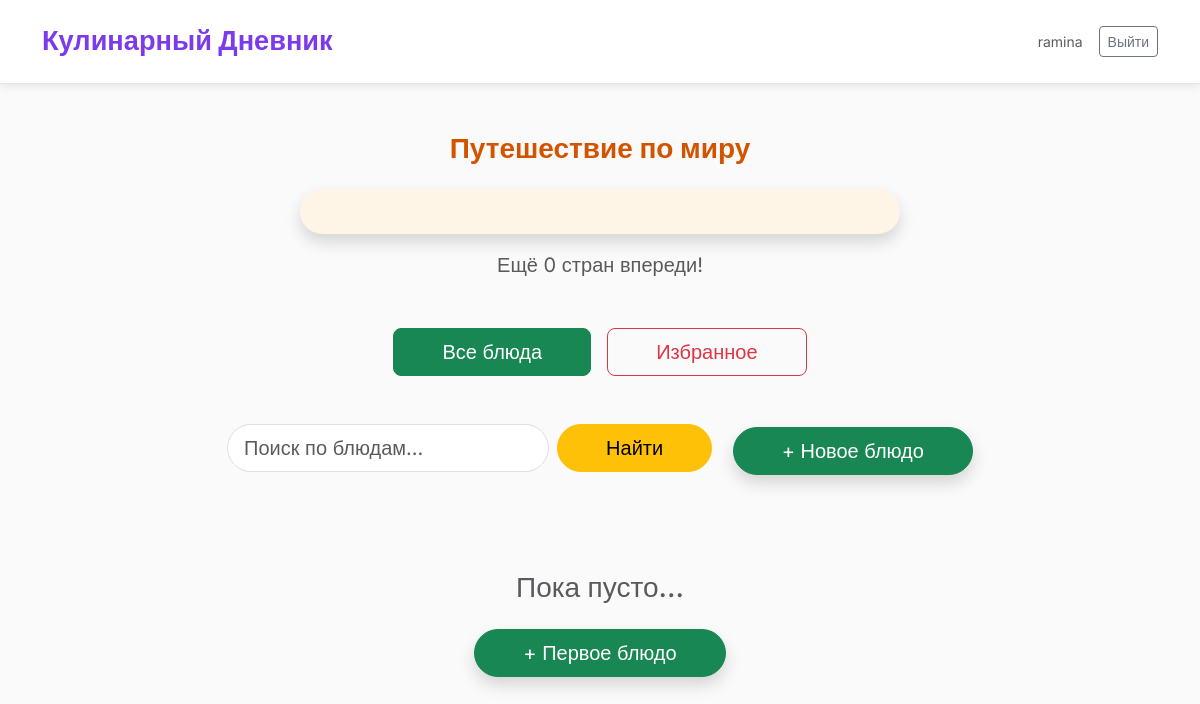
Page / (signed in) on the earlier database version.
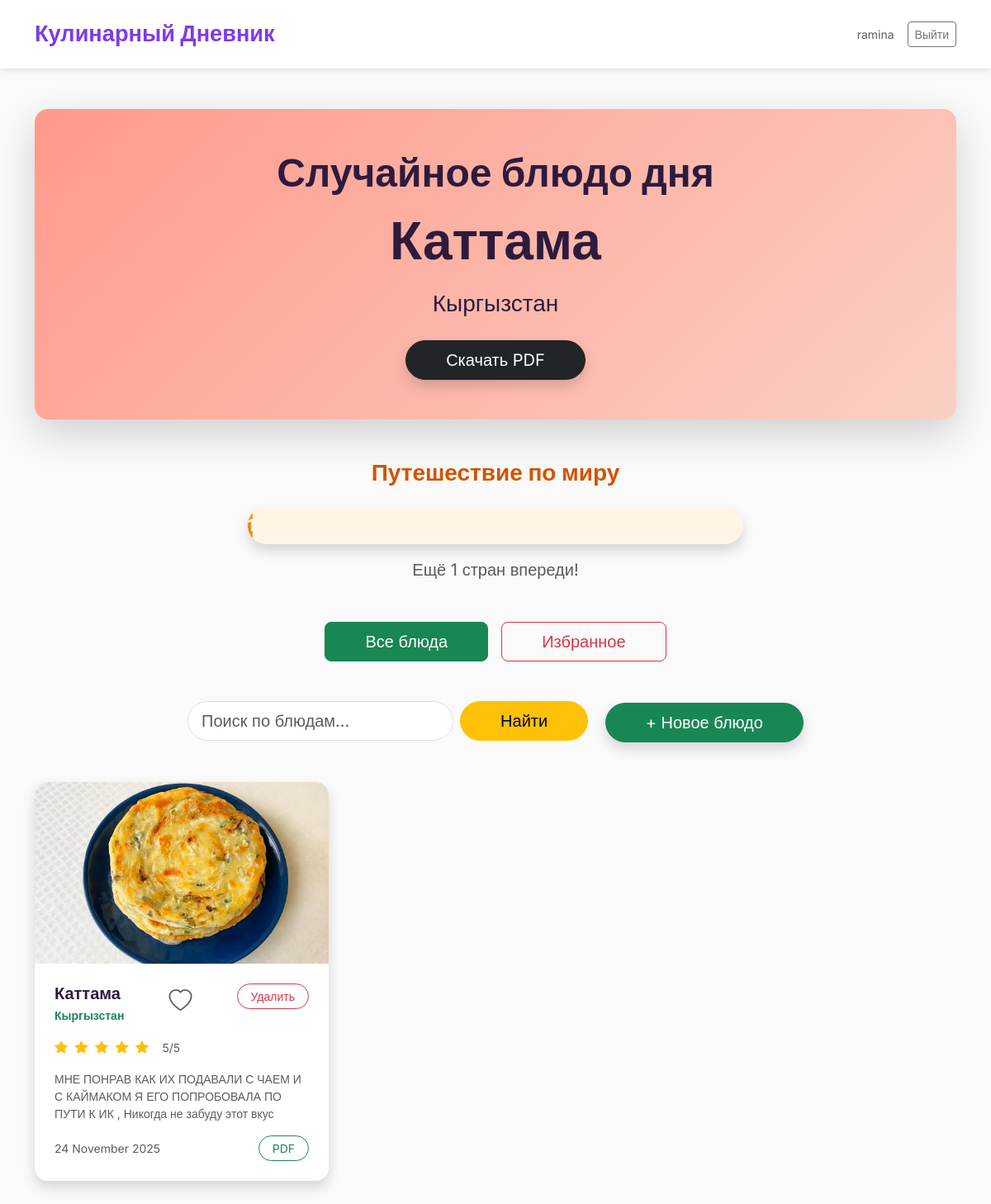
Same page on the later database version.
### diary/models.py (models this page shows, shortened)
class Entry(models.Model):
    user = models.ForeignKey(User, on_delete=models.CASCADE)
    dish = models.CharField(max_length=200, verbose_name="Название блюда")
    country = models.CharField(max_length=2, choices=COUNTRIES, verbose_name="Страна")
    rating = models.IntegerField(choices=RATING_CHOICES, verbose_name="Рейтинг")
    description = models.TextField(verbose_name="Впечатления")
    photo = models.ImageField(upload_to='dishes/', blank=True, null=True)
    created_at = models.DateTimeField(auto_now_add=True)
    is_favorite = models.BooleanField(default=False)
    tags = models.CharField(max_length=300, blank=True, verbose_name="Теги (через запятую)")
    def tag_list(self):
        return [tag.strip() for tag in self.tags.split(',') if tag.strip()]

### diary/views.py (the view)
# urls.py: path('', views.home, name='home'),
@login_required
def home(request):
    entries = Entry.objects.filter(user=request.user).order_by('-created_at')
    query = request.GET.get('q')
    tag_filter = request.GET.get('tag')
    country_filter = request.GET.get('country')
    favorite = request.GET.get('favorite')
    if query:
        entries = entries.filter(
            Q(dish__icontains=query) |
            Q(description__icontains=query) |
            Q(tags__icontains=query)
        )
    if tag_filter:
        entries = entries.filter(tags__icontains=tag_filter)
    if country_filter:
        entries = entries.filter(country=country_filter)
    if favorite:
        entries = entries.filter(is_favorite=True)
    total_countries = Entry.objects.filter(user=request.user).values('country').distinct().count()
    total_entries = Entry.objects.filter(user=request.user).count()
    avg_rating = Entry.objects.filter(user=request.user).aggregate(Avg('rating'))['rating__avg'] or 0
    all_tags = []
    for e in Entry.objects.filter(user=request.user):
        all_tags.extend(e.tag_list())
    top_tags = dict(Counter(all_tags).most_common(8))
    random_entry = None
    if total_entries > 0:
        random_entry = choice(list(Entry.objects.filter(user=request.user)))
    countries = Entry.objects.filter(user=request.user).values('country').annotate(count=Count('country')).order_by('-count')
    context = {
        'entries': entries,
        'total_countries': total_countries,
        'total_entries': total_entries,
        'avg_rating': round(avg_rating, 1),
        'countries': countries,
        'top_tags': top_tags,
        'random_entry': random_entry,
        'query': query or '',
        'current_tag': tag_filter,
        'current_country': country_filter,
        'favorite': bool(favorite),
    }
    return render(request, 'home.html', context)

### templates/home.html (shortened to what this page needs)
{% extends "base.html" %}
{% load static %}
{% block content %}
{% if random_entry %}
<div class="text-center py-5 mb-5 rounded-4 position-relative overflow-hidden shadow-lg"
     style="background: linear-gradient(135deg, #ff9a8b, #fad0c4); color: #2d1b3d;">
    <div class="position-relative z-10">
        <h2 class="display-5 fw-bold mb-3">Случайное блюдо дня</h2>
        <h1 class="display-3 fw-bold mb-3">{{ random_entry.dish }}</h1>
        <p class="fs-3 mb-4">{{ random_entry.get_country_display }}</p>
        <a href="{% url 'export_pdf' random_entry.pk %}" class="btn btn-dark btn-lg rounded-pill px-5 shadow">
            Скачать PDF
        </a>
    </div>
</div>
{% endif %}
<div class="text-center mb-5">
    <h3 class="mb-4 fw-bold" style="color: #d35400;">Путешествие по миру</h3>
    <div class="progress mx-auto rounded-pill shadow" style="height: 45px; width: 80%; max-width: 600px; background: #fef5e7;">
        <div class="progress-bar rounded-pill text-white fw-bold fs-5" role="progressbar"
             style="width: {% widthratio total_countries 195 100 %}%; background: linear-gradient(90deg, #e67e22, #f39c12);">
        </div>
    </div>
    <p class="mt-3 text-muted fs-5">Ещё {{ 195|add:total_countries|add:"-195" }} стран впереди!</p>
</div>
<div class="d-flex justify-content-center gap-3 mb-5 flex-wrap">
    <a href="{% url 'home' %}" class="btn {% if not favorite %}btn-success{% else %}btn-outline-success{% endif %} btn-lg px-5">Все блюда</a>
    <a href="?favorite=1" class="btn {% if favorite %}btn-danger{% else %}btn-outline-danger{% endif %} btn-lg px-5">Избранное</a>
</div>
<div class="text-center mb-5">
    <form method="get" class="d-inline-flex gap-2">
        <input type="text" name="q" class="form-control form-control-lg rounded-pill" placeholder="Поиск по блюдам..." value="{{ query }}">
        <button class="btn btn-warning btn-lg rounded-pill px-5">Найти</button>
    </form>
    <a href="{% url 'add_entry' %}" class="btn btn-success btn-lg ms-3 rounded-pill px-5 shadow">+ Новое блюдо</a>
</div>
<div class="row g-4">
    {% for entry in entries %}
    <div class="col-md-6 col-lg-4">
        <div class="card border-0 shadow rounded-4 overflow-hidden h-100 position-relative"
             style="transition: all 0.4s ease; background: white;">
            {% if entry.photo %}
                <img src="{{ entry.photo.url }}" class="card-img-top" style="height: 220px; object-fit: cover; transition: transform 0.6s ease;">
            {% else %}
                <div class="bg-light d-flex align-items-center justify-content-center" style="height: 220px;">
                    <i class="bi bi-image fs-1 text-muted"></i>
                </div>
            {% endif %}
            <div class="card-body d-flex flex-column p-4">
                <div class="d-flex justify-content-between align-items-start mb-3">
                    <div>
                        <h5 class="fw-bold mb-1" style="color: #2d1b3d;">{{ entry.dish }}</h5>
                        <p class="text-success small mb-0 fw-bold">{{ entry.get_country_display }}</p>
                    </div>
                    <a href="{% url 'toggle_favorite' entry.pk %}">
                        {% if entry.is_favorite %}
                            <i class="bi bi-heart-fill text-danger fs-3"></i>
                        {% else %}
                            <i class="bi bi-heart fs-3 text-muted"></i>
                        {% endif %}
                    </a>
                    <a href="{% url 'delete_entry' entry.pk %}" class="btn btn-sm btn-outline-danger rounded-pill px-3">
    Удалить
</a>
                </div>
                <div class="mb-3">
                    {% for i in "12345"|make_list %}
                        <i class="bi {% if forloop.counter <= entry.rating %}bi-star-fill text-warning{% else %}bi-star text-muted{% endif %} me-1"></i>
                    {% endfor %}
                    <span class="ms-2 small text-muted">{{ entry.rating }}/5</span>
                </div>
                <p class="text-muted small flex-grow-1 mb-3 line-clamp-3">
                    {{ entry.description }}
                </p>
                <div class="d-flex justify-content-between align-items-center mt-auto">
                    <small class="text-muted">{{ entry.created_at|date:"d E Y" }}</small>
                    <a href="{% url 'export_pdf' entry.pk %}" class="btn btn-sm btn-outline-success rounded-pill px-3">PDF</a>
                </div>
            </div>
        </div>
    </div>
    {% empty %}
    <div class="col-12 text-center py-5">
        <h3 class="text-muted">Пока пусто...</h3>
        <a href="{% url 'add_entry' %}" class="btn btn-success btn-lg mt-3 rounded-pill px-5 shadow">+ Первое блюдо</a>
    </div>
    {% endfor %}
</div>
{% endblock %}

### templates/base.html (shortened to what this page needs)
<!DOCTYPE html>
<html lang="ru">
<head>
    <link href="https://cdn.jsdelivr.net/npm/bootstrap@5.3.3/dist/css/bootstrap.min.css" rel="stylesheet">
    <link rel="stylesheet" href="https://cdn.jsdelivr.net/npm/bootstrap-icons@1.11.3/font/bootstrap-icons.css">
</head>
<body>
    <button id="themeToggle" class="btn">Moon</button>
    <nav class="navbar sticky-top">
        <div class="container">
            <a class="navbar-brand" href="{% url 'home' %}">Кулинарный Дневник</a>
            <div class="d-flex align-items-center gap-3">
                <span class="text-muted small">{{ user.get_username }}</span>
                <a href="{% url 'logout' %}" class="btn btn-outline-secondary btn-sm">Выйти</a>
            </div>
        </div>
    </nav>
    <div class="container py-5">
        {% block content %}{% endblock %}
    </div>
</body>
</html>

### templates/base.html (style rules this page uses)
:root { --bg: #fafafa; --card: #ffffff; --text: #1e293b; --muted: #64748b; --border: #e2e8f0; --accent: #7c3aed; --primary: #ff6b6b; --success: #4ecdc4; }
body { background: var(--bg); color: var(--text); font-family: 'Inter', sans-serif; transition: all 0.3s ease; }
.navbar { background: var(--card) !important; border-bottom: 1px solid var(--border); padding: 1rem 0; box-shadow: 0 1px 10px rgba(0,0,0,0.1); }
.navbar-brand { font-weight: 700; font-size: 1.7rem; color: var(--accent) !important; }
#themeToggle { position: fixed; top: 1rem; right: 1rem; z-index: 1000; width: 48px; height: 48px; border-radius: 50%; background: var(--card); border: 1px solid var(--border); font-size: 1.3rem; box-shadow: 0 4px 12px rgba(0,0,0,0.1); }
.card { transition: all 0.4s ease; }
.card img { transition: transform 0.6s ease; }

### templates/home.html (style rules this page uses)
.line-clamp-3 { display: -webkit-box; -webkit-line-clamp: 3; -webkit-box-orient: vertical; overflow: hidden; }
.card { opacity: 0; transform: translateY(30px); animation: fadeInUp 0.8s ease forwards; }
.card:nth-child(1) { animation-delay: 0.1s; }

Differences in the rows shown:
added Entry: dish "Каттама", country "Кыргызстан", photo (picture), is_favorite False (drawn), rating "5", description "МНЕ ПОНРАВ КАК ИХ ПОДАВАЛИ С ЧАЕМ И С КАЙМАКОМ Я ЕГО ПОПРОБОВАЛА ПО ПУТИ К ИК , Никогда не забуду этот вкус", created_at "24 November 2025"
Other differences:
{{ 195|add:total_countries|add:"-195" }}: "0" → "1"
text no longer shown: "Пока пусто... + Первое блюдо"
text now shown: "Случайное блюдо дня Скачать PDF"
